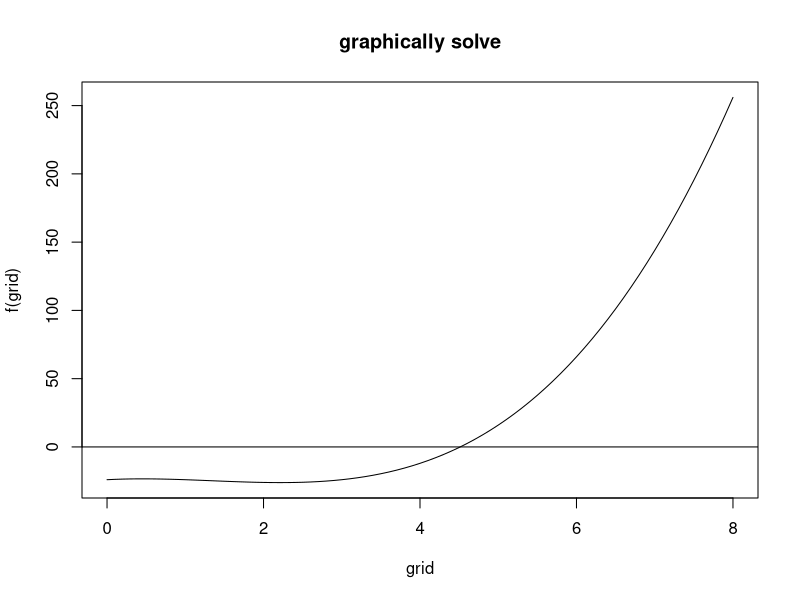
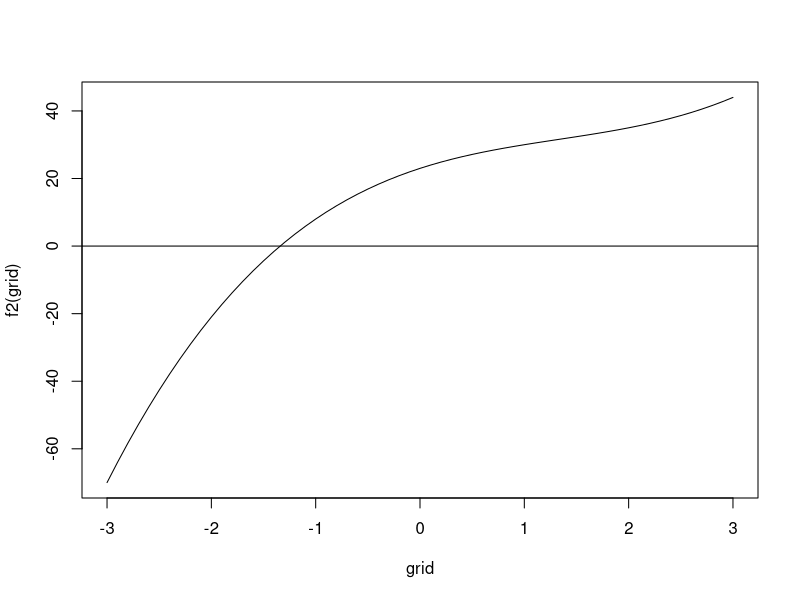

Recreate these plots in R, in order.
## Computational Econ 9~11

## 1. binary search("up"and "down" game, find the sum of 'up' and down number)
up_and_down = function(x){
    
    #initial
    n = 1 
    
    
    bin = seq(1:100)
    random = sample(bin, 1)
    
    while(TRUE){
        
        if(x > random){
            
            bin = bin[bin > random]
            random = sample(bin, 1)
            print("up")
            
        } else if(x < random) {
            
            bin = bin[bin < random]
            random = sample(bin, 1)
            print("down")
            
        } else if(x == random){
            print("equal")
            break
        }
        
        n = n+1
    }
    return(paste0(n,' is the number counted'))
}

up_and_down(99)

## 2. bisection_method(solver)
## plot 
f = function(x){
    return(x^3 -4*x^2+ 3*x -24)
}

grid = seq(from = 0, to = 8, 0.1)

plot(x= grid, y = f(grid), type = "l", main = "graphically solve")
abline(h = 0) # solution is around "4~5"

##
bisection = function(x, max_iter, tol){ # x: interval, iter: max_iter, tol: tol
    
    a = x[1]
    b = x[2]
    
    if( f(a)*f(b)>0 ){
        print("input a new interval")
    } # exist solution btw interval
    
    for(i in 1:max_iter){
    
        m = (a+b)/2        
        error = abs(b-a)
            
        if(f(a)*f(m)<0){
            b <- m
        } else if(f(a)*f(m)>0) {
            a <- m
        }
            
        if(error < tol){
            break
        }
    }
    return(list(iter = i,solution = m))
}

## test
bisection(c(4,5), max_iter = 50, tol = 0.1)

## 3. newton_raphson method(solver)
if (!requireNamespace("Deriv", quietly = TRUE)) {
    install.packages("Deriv")
}
library(Deriv)


## function to be solved
f2 = function(x){
    return(x^3-4*x^2+10*x+23)
}

f2_grad = function(x){
    return(3*x^2-8*x+10)
}
## graphically sketch
grid = seq(from = -3, to =3, 0.1)

plot(x = grid , y =f2(grid), type = "l")
abline(h=0) ## solution exists btw -1 and -2

##
newton_raphson = function(initial, max_iter, tol){
    
    x0 = initial
    
    for(i in 1:max_iter){
        
        x1 = x0 - f2(x0)/f2_grad(x0)
        
        if(abs(x1-x0)<tol){
            break
        }
        
        x0 <- x1
        
    }
    return(list(iter = i, solution = x0))
}

newton_raphson(-2, 100, 0.00001)
